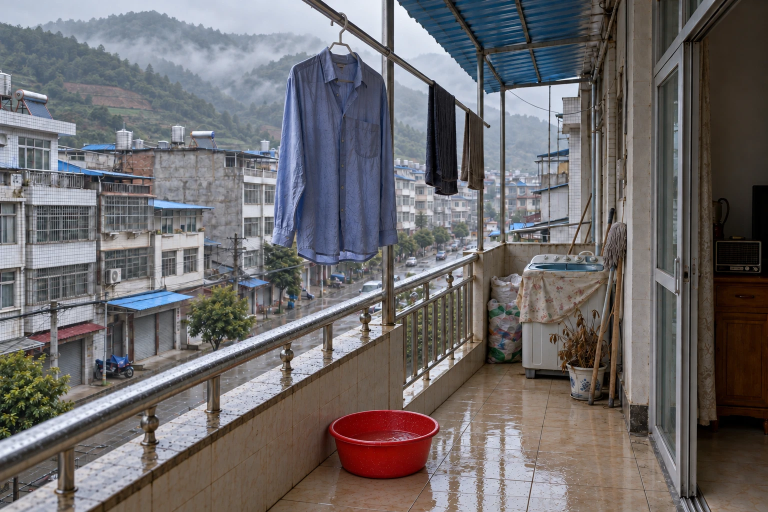
#> input picture film/dry/keyframes/original/BALCONY-MASTER.webp, 1536 x 1024 px (shown at 1/2 size)
$ python doc_look.py ../../keyframes/original/BALCONY-MASTER.webp ../../keyframes/original/S05.webp 1.0
#> lines starting #> are read from the running program, lines starting #| are printed output that depends on the picture
# 把 ChatGPT 出的 3:2 关键帧处理成"纪录片底片"，再交给 Grok 生成视频。
# 做的事：裁成 16:9 → 放大到 1920×1080 → 去掉过度锐化和 HDR 感 → 略降饱和与对比。
# 不加噪点：颗粒留到剪辑时统一加，否则视频模型会把噪点当成纹理，生成蠕动的颗粒。
# 用法：python3 doc_look.py 输入图片 输出图片 [裁切的垂直位置 0–1，默认 0.5 居中]
import sys
import numpy as np
from PIL import Image, ImageFilter

src, dst = sys.argv[1], sys.argv[2]
vpos = float(sys.argv[3]) if len(sys.argv) > 3 else 0.5

im = Image.open(src).convert("RGB")
#> im is the input picture: PIL image 1536x1024 RGB; mean R, G, B 109.4, 106, 107.4
w, h = im.size
#> w = 1536; h = 1024
ch = round(w * 9 / 16)
#> ch = 864
if ch < h:
    top = round((h - ch) * vpos)
#> top = 160
    im = im.crop((0, top, w, top + ch))
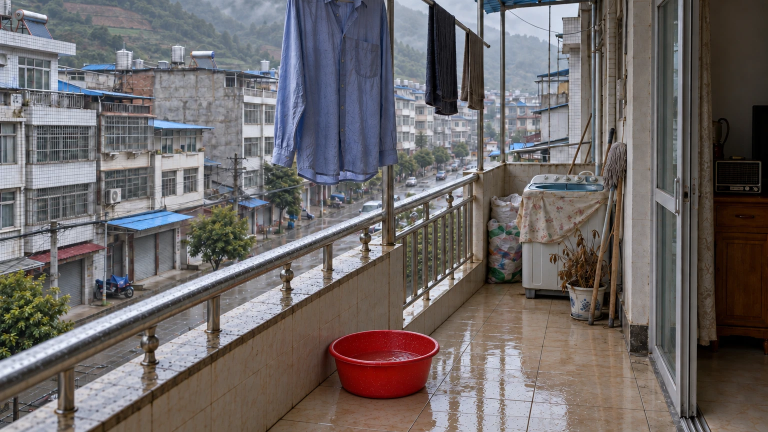
#> im: PIL image 1536x864 RGB (shown at 1/2 size); mean R, G, B 108.9, 103.4, 103.3
im = im.resize((1920, 1080), Image.LANCZOS)
#> im: PIL image 1920x1080 RGB

# 1) Kill sharpening halos and "clarity": a light blur blended back in.
soft = im.filter(ImageFilter.GaussianBlur(1.1))
im = Image.blend(im, soft, 0.55)

a = np.asarray(im).astype(np.float32) / 255.0

# 2) Gentle global contrast reduction around mid-grey, with highlights rolled off a little.
a = 0.5 + (a - 0.5) * 0.90
a = np.where(a > 0.80, 0.80 + (a - 0.80) * 0.65, a)

# 3) Desaturate about 15% (luma-preserving).
luma = (0.2126 * a[..., 0] + 0.7152 * a[..., 1] + 0.0722 * a[..., 2])[..., None]
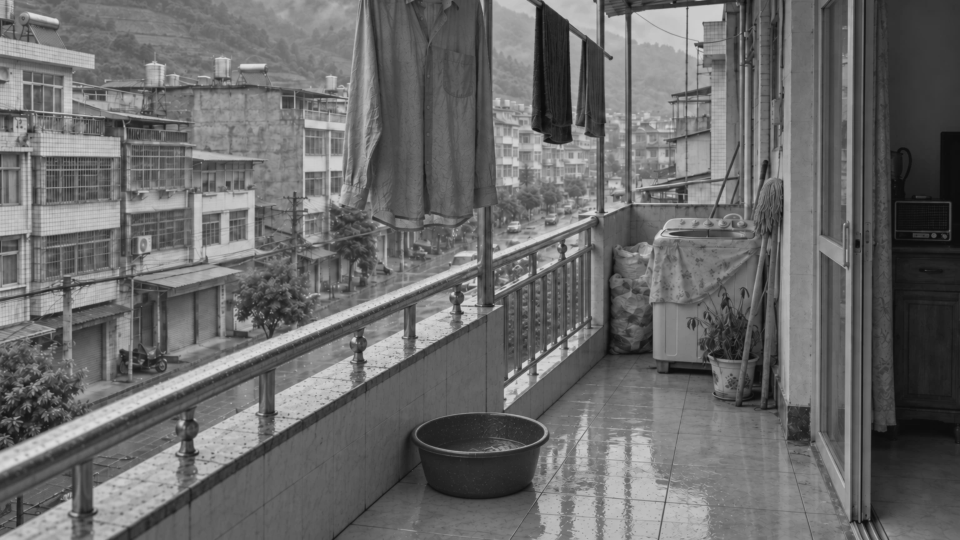
#> luma: shape (1080, 1920, 1) float32 (shown at 1/2 size); min 0.05, max 0.886, mean 0.418
a = luma + (a - luma) * 0.85

Image.fromarray((np.clip(a, 0, 1) * 255 + 0.5).astype(np.uint8)).save(dst)

$ run again, on film/dry/keyframes/original/S10.webp
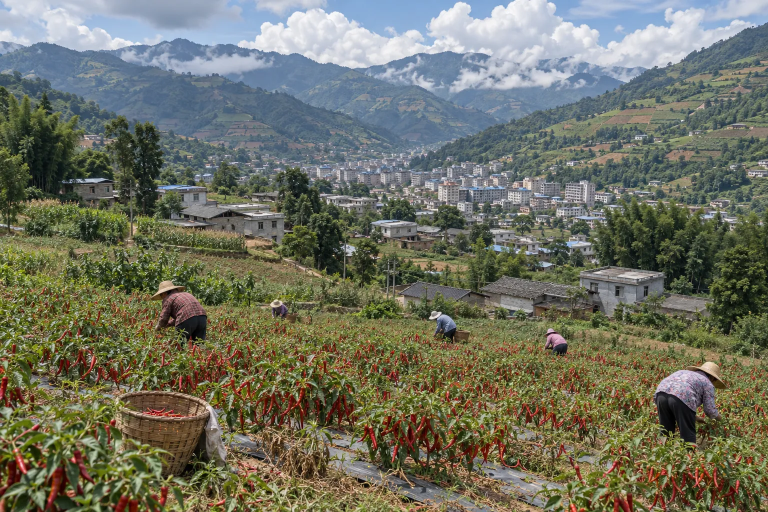
#> input picture film/dry/keyframes/original/S10.webp, 1536 x 1024 px (shown at 1/2 size)
#> im is the input picture: PIL image 1536x1024 RGB; mean R, G, B 111.4, 113, 97.7
#> `luma = (0.2126 * a[..., 0] + 0.7152 * a[..., 1] + 0.0722 * a[..., 2])[..`:
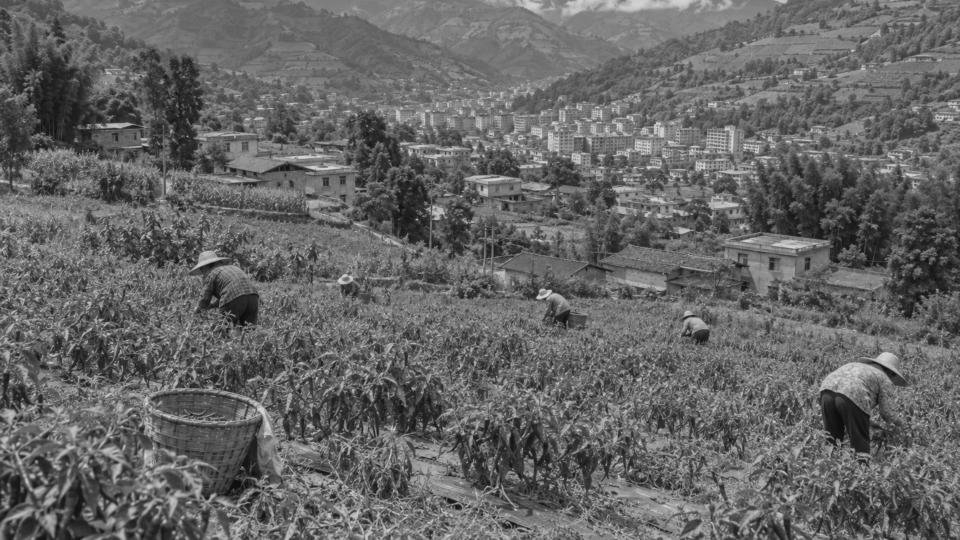
#> luma: shape (1080, 1920, 1) float32 (shown at 1/2 size); min 0.05, max 0.867, mean 0.399
#> `a = luma + (a - luma) * 0.85`:
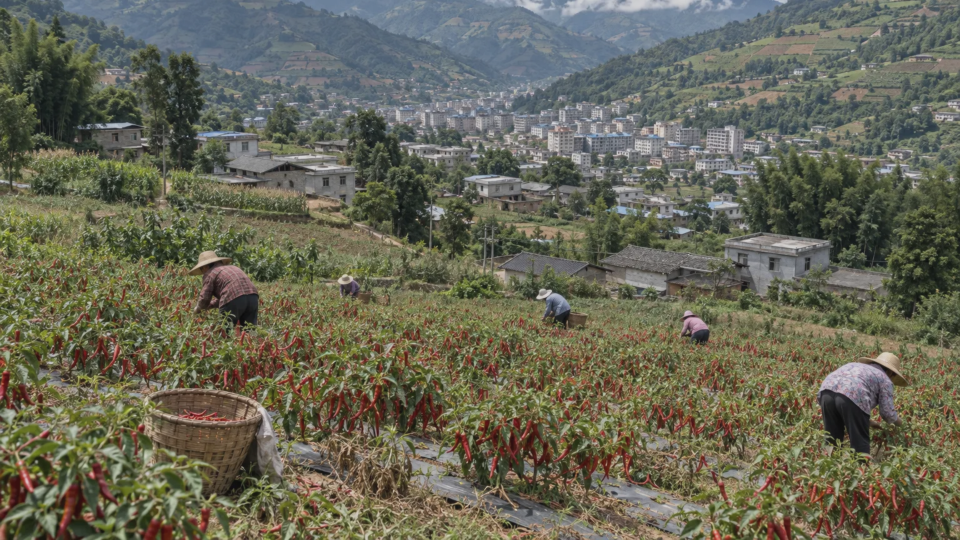
#> a: shape (1080, 1920, 3) float32 (shown at 1/2 size); mean R, G, B 0.406, 0.403, 0.337

$ run again, on film/dry/keyframes/original/S12.webp
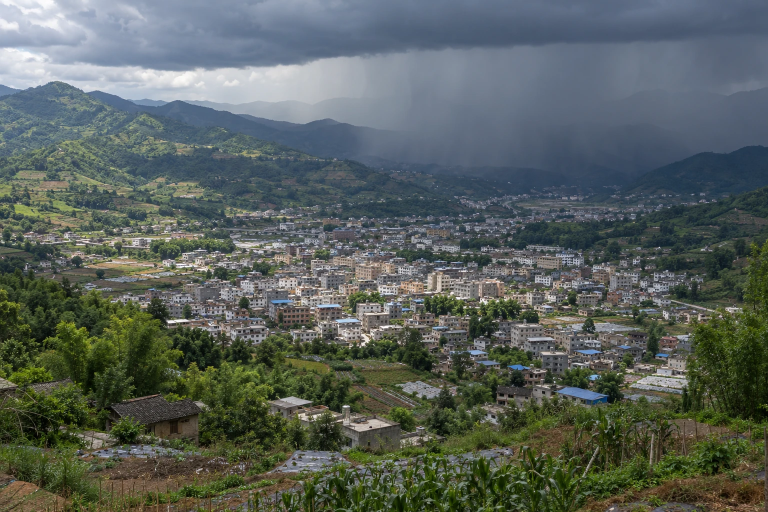
#> input picture film/dry/keyframes/original/S12.webp, 1536 x 1024 px (shown at 1/2 size)
#> im is the input picture: PIL image 1536x1024 RGB; mean R, G, B 88.4, 96.8, 91.6
#> `im = im.crop((0, top, w, top + ch))`:
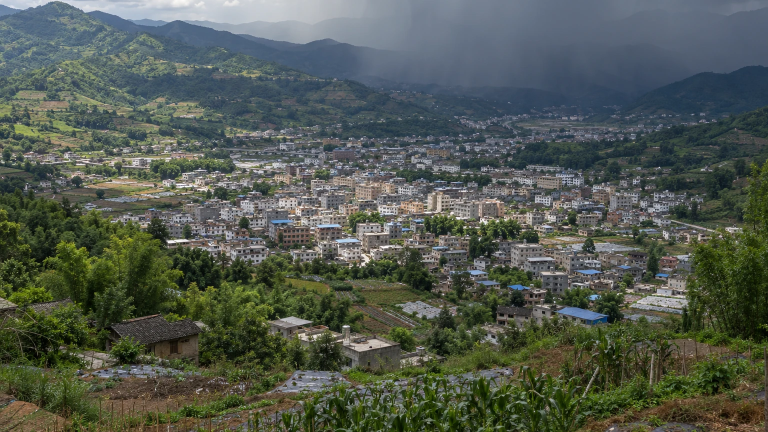
#> im: PIL image 1536x864 RGB (shown at 1/2 size); mean R, G, B 82.1, 89.7, 79.9
#> `luma = (0.2126 * a[..., 0] + 0.7152 * a[..., 1] + 0.0722 * a[..., 2])[..`:
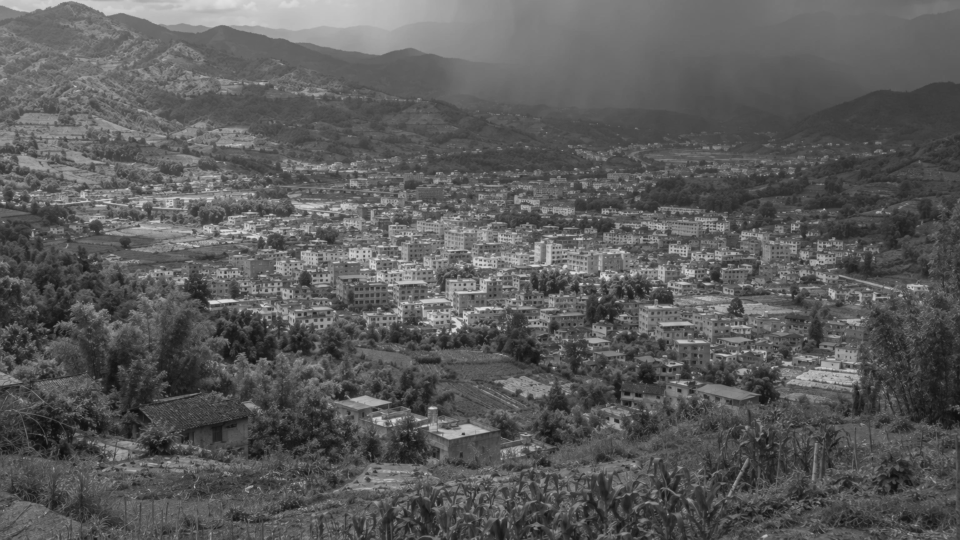
#> luma: shape (1080, 1920, 1) float32 (shown at 1/2 size); min 0.05, max 0.886, mean 0.357

$ run again, on film/dry/keyframes/original/S18.webp
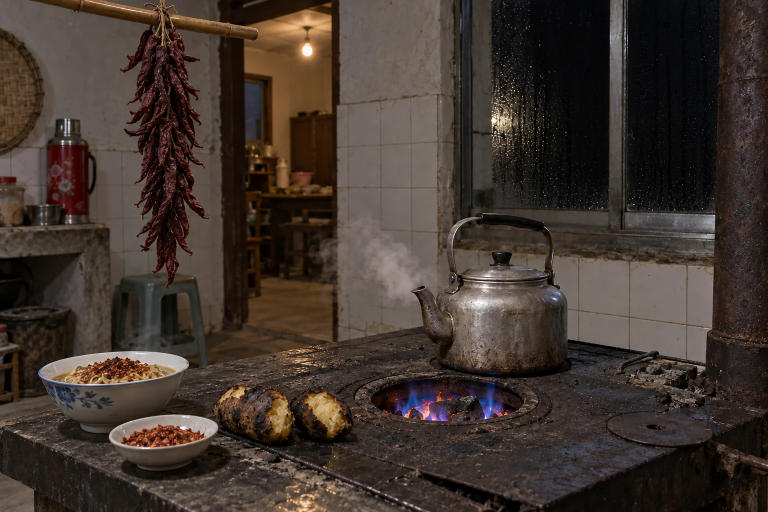
#> input picture film/dry/keyframes/original/S18.webp, 1536 x 1024 px (shown at 1/2 size)
#> im is the input picture: PIL image 1536x1024 RGB; mean R, G, B 65.7, 54.3, 47.3
#> `im = im.crop((0, top, w, top + ch))`:
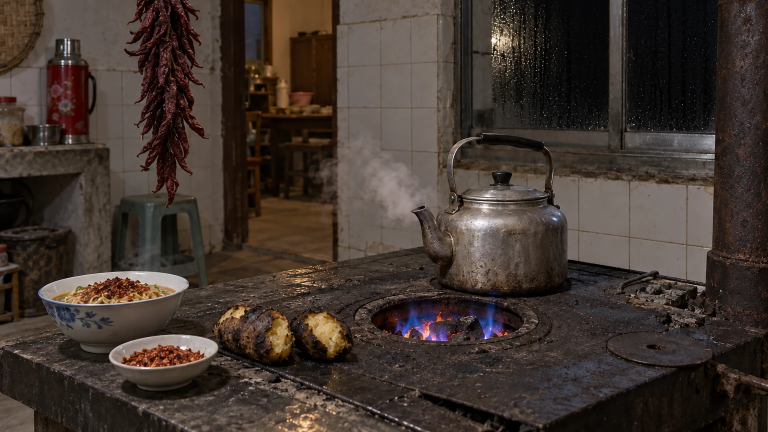
#> im: PIL image 1536x864 RGB (shown at 1/2 size); mean R, G, B 65.7, 54.4, 47.6
#> `luma = (0.2126 * a[..., 0] + 0.7152 * a[..., 1] + 0.0722 * a[..., 2])[..`:
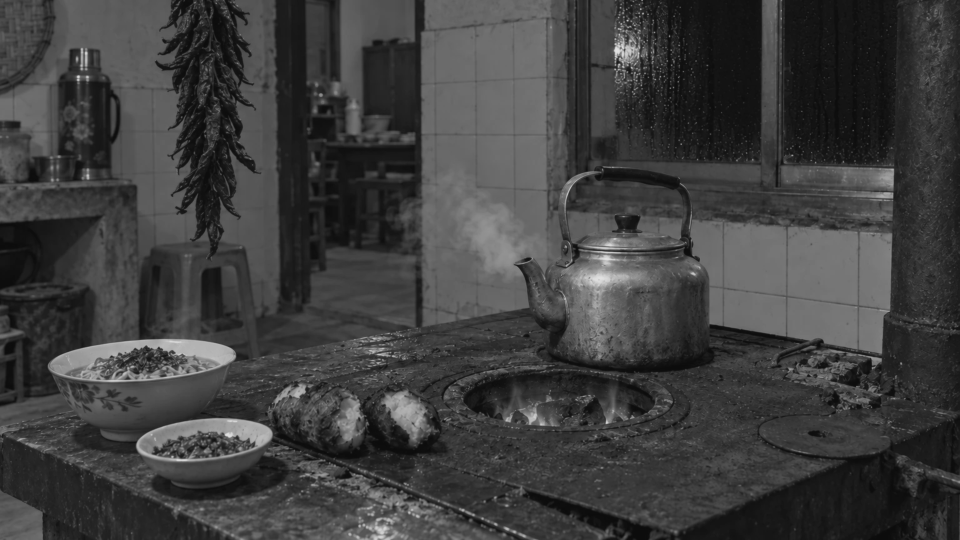
#> luma: shape (1080, 1920, 1) float32 (shown at 1/2 size); min 0.05, max 0.888, mean 0.248
